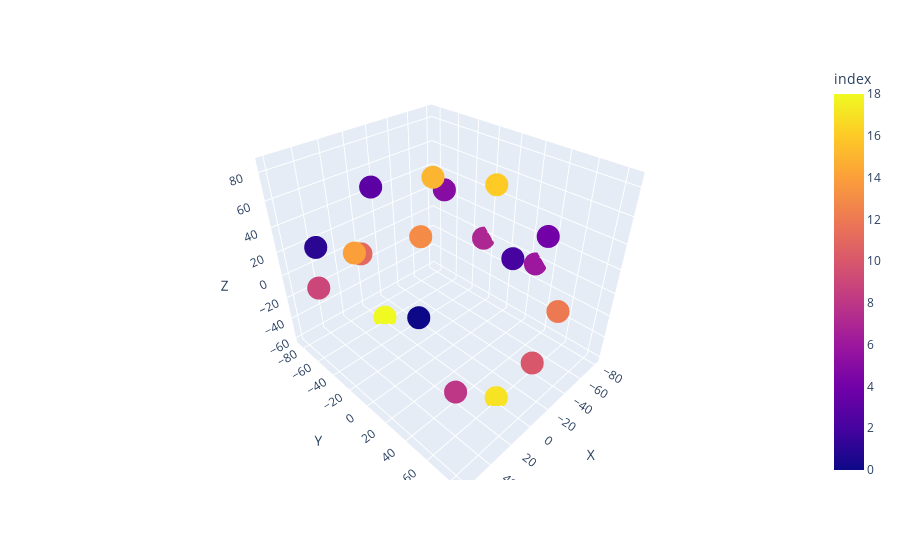

Notebook code cell kept with this figure:
### Code cell
# BESA map: +X is nose, +Y is left, +Z is up
eeg_electrode_locations_df = pd.DataFrame(eeg_electrode_locations, columns=['X', 'Y', 'Z'])
# Sampled by hand according to <https://eeglab.org/tutorials/ConceptsGuide/coordinateSystem.html>
eeg_electrode_locations_df.insert(3, "location",
                                  ["F3", "F4", "C3", "C4", "P3", "P4", "O1", "O2", "F7", "F8", "T7", "T8", "P7", "P8",
                                   "FZ", "CZ", "PZ", "LPA",
                                   "RPA"])
print(df.to_string())
fig = px.scatter_3d(eeg_electrode_locations_df, x='X', y='Y', z='Z', color=df.index)
fig.show()

### Figure 1 — Plotly figure (JSON) as saved in the notebook; plotly's stock layout.template omitted (floating-point values rounded to 4 significant figures)
{"data": [{"hovertemplate": "X=%{x}<br>Y=%{y}<br>Z=%{z}<br>index=%{marker.color}<extra></extra>", "legendgroup": "", "marker": {"color": [0, 1, 2, 3, 4, 5, 6, 7, 8, 9, 10, 11, 12, 13, 14, 15, 16, 17, 18], "coloraxis": "coloraxis", "symbol": "circle"}, "mode": "markers", "name": "", "scene": "scene", "showlegend": false, "x": [57.55, 57.58, 3.868e-15, 3.868e-15, -57.55, -57.58, -80.78, -80.78, 49.87, 49.93, 5.176e-15, 5.176e-15, -49.87, -49.93, 60.74, 5.205e-15, -60.74, 3.68e-15, 3.68e-15], "y": [48.2, -48.14, 63.17, -63.17, 48.2, -48.14, 26.13, -26.13, 68.42, -68.38, 84.54, -84.54, 68.42, -68.38, -0.0, -0.0, -7.438e-15, 60.1, -60.1], "z": [39.87, 39.89, 56.87, 56.88, 39.87, 39.89, -4.001, -4.001, -7.49, -7.485, -8.845, -8.845, -7.49, -7.485, 59.46, 85.0, 59.46, -60.1, -60.1], "type": "scatter3d"}], "layout": {"scene": {"domain": {"x": [0.0, 1.0], "y": [0.0, 1.0]}, "xaxis": {"title": {"text": "X"}}, "yaxis": {"title": {"text": "Y"}}, "zaxis": {"title": {"text": "Z"}}}, "coloraxis": {"colorbar": {"title": {"text": "index"}}, "colorscale": [[0.0, "#0d0887"], [0.1111, "#46039f"], [0.2222, "#7201a8"], [0.3333, "#9c179e"], [0.4444, "#bd3786"], [0.5556, "#d8576b"], [0.6667, "#ed7953"], [0.7778, "#fb9f3a"], [0.8889, "#fdca26"], [1.0, "#f0f921"]]}, "legend": {"tracegroupgap": 0}, "margin": {"t": 60}}}
